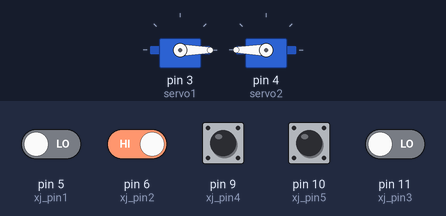
A sketch run on a simulated Arduino Uno, built with avr-gcc and run on an emulated ATmega328P. Parts: 2 × servo. The inputs (shaded band) are chosen by the test bench; at power-on: pin 6 (xj_pin2), pin 9 (xj_pin4), pin 10 (xj_pin5) HIGH, pin 5 (xj_pin1), pin 11 (xj_pin3) LOW.

Above: at 1.8 s.
1.9 s: pin 6 (xj_pin2) driven LOW
At 3.0 s:
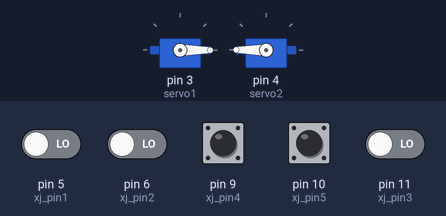
4.9 s: pin 5 (xj_pin1) driven HIGH
At 5.5 s:
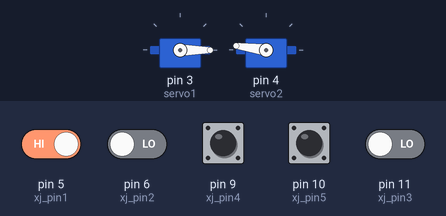
7.9 s: pin 11 (xj_pin3) driven HIGH
At 8.9 s:
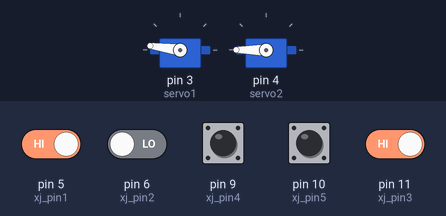
10.9 s: pin 11 (xj_pin3) driven LOW
At 11.7 s:
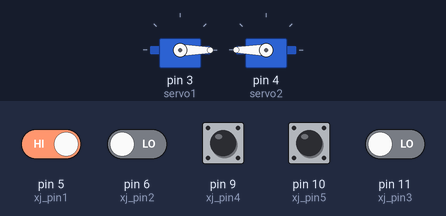
13.9 s: pin 5 (xj_pin1) driven LOW
At 14.8 s:
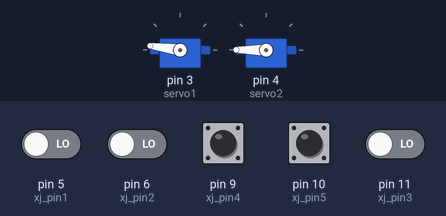
16.9 s: pin 6 (xj_pin2) driven HIGH
At 17.4 s:
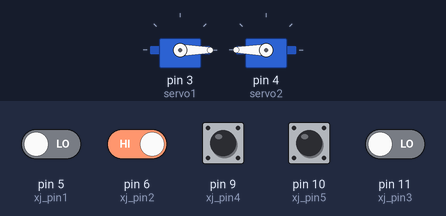
Timing chart, 0 to 67.4 s (numbered marks = the images above; inputs shaded):
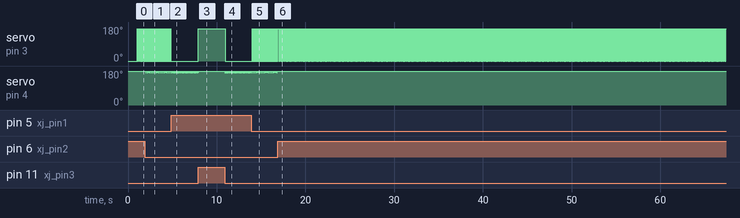

The sketch:

test4.ino
```cpp
//驱动
#include <Servo.h>

Servo servo1;
Servo servo2;

int xj_pin1 = 5;
int xj_pin2 = 6;
int xj_pin3 = 11;
int xj_pin4 = 9;
int xj_pin5 = 10;

int xj_val1;
int xj_val2;
int xj_val3;
int xj_val4;
int xj_val5;

void qian()
{
  servo1.write(0);
  servo2.write(180);
}

void qianyp()
{
  servo1.write(172);
  servo2.write(180);
}

void qianzp()
{
  servo1.write(0);
  servo2.write(172);
}

void youz()
{
  servo1.write(180);
  servo2.write(180);
}

void zuoz()
{
  servo1.write(0);
  servo2.write(0);
}

void hou()
{
  servo1.write(180);
  servo2.write(0);
}

void tingzhi()
{
  servo1.write(172);
  servo2.write(172);
}

void banyun_init()
{
  xj_val1=digitalRead(xj_pin1);
  xj_val2=digitalRead(xj_pin2);
  xj_val3=digitalRead(xj_pin3);
  xj_val4=digitalRead(xj_pin4);
  xj_val5=digitalRead(xj_pin5);
}

void chufa()
{
  qian();
  delay(1000);
}

void xj_qian()
{
  if((xj_val1&xj_val2)|(!xj_val3))
  {
    qian();
  }

  if((!xj_val1)|xj_val3)
  {
    qianyp();
  }

  if((!xj_val2)|xj_val3)
  {
    qianzp();
  }
}

void zuoz_45()
{
  zuoz();
  delay(250);
}

void zuoz_45_banyun()
{
  servo1.write(169);
  servo2.write(169);
  delay(567);
}

void zuoz_90()
{
  zuoz();
  delay(500);
}

void zuoz_90_banyun()
{
  servo1.write(169);
  servo2.write(169);
  delay(1133);
}

void zuoz_135()
{
  zuoz();
  delay(750);
}

void zuoz_135_banyun()
{
  servo1.write(169);
  servo2.write(169);
  delay(1700);
}

void youz_45()
{
  youz();
  delay(250);
}

void youz_45_banyun()
{
  servo1.write(175);
  servo2.write(175);
  delay(567);
}

void youz_90()
{
  youz();
  delay(500);
}

void youz_90_banyun()
{
  servo1.write(175);
  servo2.write(175);
  delay(1133);
}

void youz_135()
{
  youz();
  delay(750);
}

void youz_135_banyun()
{
  servo1.write(175);
  servo2.write(175);
  delay(1700);
}

void zhuan_180()
{
  servo1.write(177);
  servo2.write(177);
  delay(1650);
}

void zhongdian()
{
  while(1)
  {
    xj_val1=digitalRead(xj_pin1);
    xj_val2=digitalRead(xj_pin2);
    xj_val3=digitalRead(xj_pin3);
    xj_val4=digitalRead(xj_pin4);
    xj_val5=digitalRead(xj_pin5);

    if((!xj_val4)&(!xj_val5))
    {
      qian();
      delay(400);
      break;
    }
    else
    {
      xj_qian();
    }
  }
}

void banyun_1()        //找到物块
{
  qian();
  delay(100);
  while(1)
  {
    xj_val1=digitalRead(xj_pin1);
    xj_val2=digitalRead(xj_pin2);
    xj_val3=digitalRead(xj_pin3);
    xj_val4=digitalRead(xj_pin4);
    xj_val5=digitalRead(xj_pin5);

    if(xj_val1&xj_val2&xj_val3)
    {
       tingzhi();
       break;
    }
    else
    {
      xj_qian();
    }
  }
}

void banyun_back_1()          //找到物块，并带回
{
  banyun_1();
  zhuan_180();
  while(1)
  {
    xj_val1=digitalRead(xj_pin1);
    xj_val2=digitalRead(xj_pin2);
    xj_val3=digitalRead(xj_pin3);
    xj_val4=digitalRead(xj_pin4);
    xj_val5=digitalRead(xj_pin5);

    if((!xj_val4)|(!xj_val5))
    {
      qian();
      delay(780);
      break;
    }
    else
    {
      xj_qian();
    }
  }
}

void banyun_2_A()           //黄，找到存放物块
{
  qian();
  delay(100);
  while(1)
  {
    xj_val1=digitalRead(xj_pin1);
    xj_val2=digitalRead(xj_pin2);
    xj_val3=digitalRead(xj_pin3);
    xj_val4=digitalRead(xj_pin4);
    xj_val5=digitalRead(xj_pin5);

    if(!xj_val4)
    {
      qian();
      delay(20);
      break;
    }
    else
    {
      xj_qian();
    }
  }
}

void banyun_back_2_A()       //黄，找到存放物块，并带回
{
  banyun_2_A();
  zhuan_180();
  while(1)
  {
    xj_val1=digitalRead(xj_pin1);
    xj_val2=digitalRead(xj_pin2);
    xj_val3=digitalRead(xj_pin3);
    xj_val4=digitalRead(xj_pin4);
    xj_val5=digitalRead(xj_pin5);

    if((!xj_val4)|(!xj_val5))
    {
      qian();
      delay(780);
      break;
    }
    else
    {
      xj_qian();
    }
  }
}

void banyun_2_B()             //蓝，找到存放物块
{
  qian();
  delay(100);
  while(1)
  {
    xj_val1=digitalRead(xj_pin1);
    xj_val2=digitalRead(xj_pin2);
    xj_val3=digitalRead(xj_pin3);
    xj_val4=digitalRead(xj_pin4);
    xj_val5=digitalRead(xj_pin5);

    if(!xj_val5)
    {
      qian();
      delay(20);
      break;
    }
    else
    {
      xj_qian();
    }
  }
}

void banyun_back_2_B()       //蓝，找到存放物块，并带回
{
  banyun_2_B();
  zhuan_180();
  while(1)
  {
    xj_val1=digitalRead(xj_pin1);
    xj_val2=digitalRead(xj_pin2);
    xj_val3=digitalRead(xj_pin3);
    xj_val4=digitalRead(xj_pin4);
    xj_val5=digitalRead(xj_pin5);

    if((!xj_val4)|(!xj_val5))
    {
      qian();
      delay(780);
      break;
    }
    else
    {
      xj_qian();
    }
  }
}

void push_A()        //黄，放到相应点
{
  qian();
  delay(200);
  while(1)
  {
    xj_val1=digitalRead(xj_pin1);
    xj_val2=digitalRead(xj_pin2);
    xj_val3=digitalRead(xj_pin3);
    xj_val4=digitalRead(xj_pin4);
    xj_val5=digitalRead(xj_pin5);

    if(!xj_val4)
    {
      qian();
      delay(20);
      break;
    }
    else
    {
      xj_qian();
    }
  }
}

void push_B()        //蓝，放到相应点
{
  qian();
  delay(200);
  while(1)
  {
    xj_val1=digitalRead(xj_pin1);
    xj_val2=digitalRead(xj_pin2);
    xj_val3=digitalRead(xj_pin3);
    xj_val4=digitalRead(xj_pin4);
    xj_val5=digitalRead(xj_pin5);

    if(!xj_val5)
    {
      qian();
      delay(20);
      break;
    }
    else
    {
      xj_qian();
    }
  }
}

void push_back()
{
  hou();
  delay(600);
  zhuan_180();
//  servo1.write(177);
//  servo2.write(177);
//  delay(1880);
  while(1)
  {
    xj_val1=digitalRead(xj_pin1);
    xj_val2=digitalRead(xj_pin2);
    xj_val3=digitalRead(xj_pin3);
    xj_val4=digitalRead(xj_pin4);
    xj_val5=digitalRead(xj_pin5);

    if((!xj_val4)|(!xj_val5))
    {
      qian();
      delay(780);
      break;
    }
    else
    {
      xj_qian();
    }
  }
}

void gohome()
{
  while(1)
  {
    xj_val1=digitalRead(xj_pin1);
    xj_val2=digitalRead(xj_pin2);
    xj_val3=digitalRead(xj_pin3);
    xj_val4=digitalRead(xj_pin4);
    xj_val5=digitalRead(xj_pin5);

    if((!xj_val4)&(!xj_val5))
    {
      qian();
      delay(800);
      break;
    }
    else
    {
      xj_qian();
    }
  }
}

void setup()
{
  servo1.attach(3);
  servo2.attach(4);
  pinMode(xj_pin1,INPUT);
  pinMode(xj_pin2,INPUT);
  pinMode(xj_pin3,INPUT);
  pinMode(xj_pin4,INPUT);
  pinMode(xj_pin5,INPUT);

  chufa();
  zhongdian();

  {

  }

  gohome();

}

void loop()
{

}
```

Measured:
- after the input at 1.9 s, servo on pin 3 (servo1): alternates 172° for 0.04 s and 0° for 0.12 s, starting after 0.18 s; servo on pin 4 (servo2): alternates 180° for 0.12 s and 172° for 0.04 s, starting after 0.10 s
- after the input at 4.9 s, servo on pin 3 (servo1): stops changing and stays 0°; servo on pin 4 (servo2): alternates 180° for 0.04 s and 172° for 0.04 s, starting after 0.08 s
- after the input at 7.9 s, servo on pin 3 (servo1): 0° → 172° at once
- after the input at 10.9 s, servo on pin 3 (servo1): 172° → 0° at once; servo on pin 4 (servo2): alternates 180° for 0.04 s and 172° for 0.04 s, starting after 0.08 s
- after the input at 13.9 s, servo on pin 3 (servo1): alternates 172° for 0.04 s and 0° for 0.12 s, starting after 0.09 s; servo on pin 4 (servo2): alternates 180° for 0.12 s and 172° for 0.04 s, starting after 0.17 s
- after the input at 16.9 s, servo on pin 3 (servo1): alternates 172° for 0.04 s and 0° for 0.04 s, starting after 0.08 s; servo on pin 4 (servo2): stops changing and stays 180°
- by itself, servo on pin 3 (servo1): alternates 172° for 0.04 s and 0° for 0.04 s
